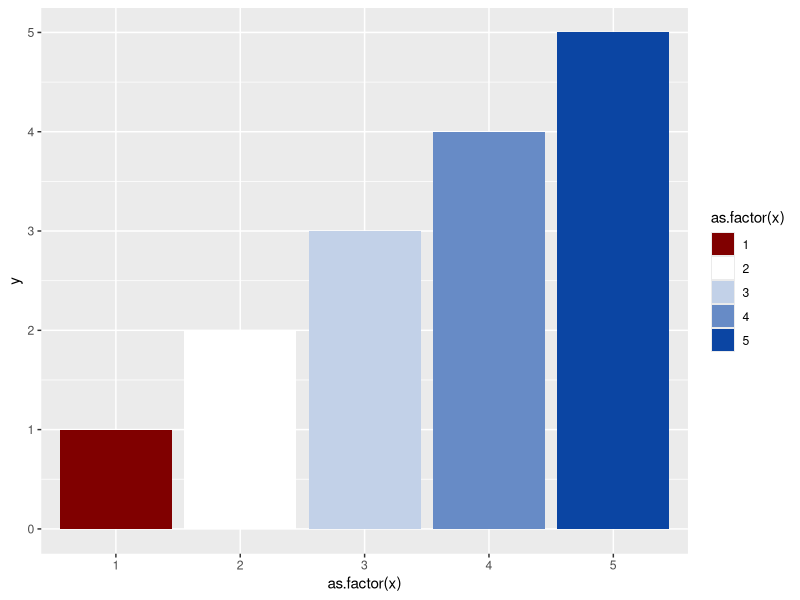
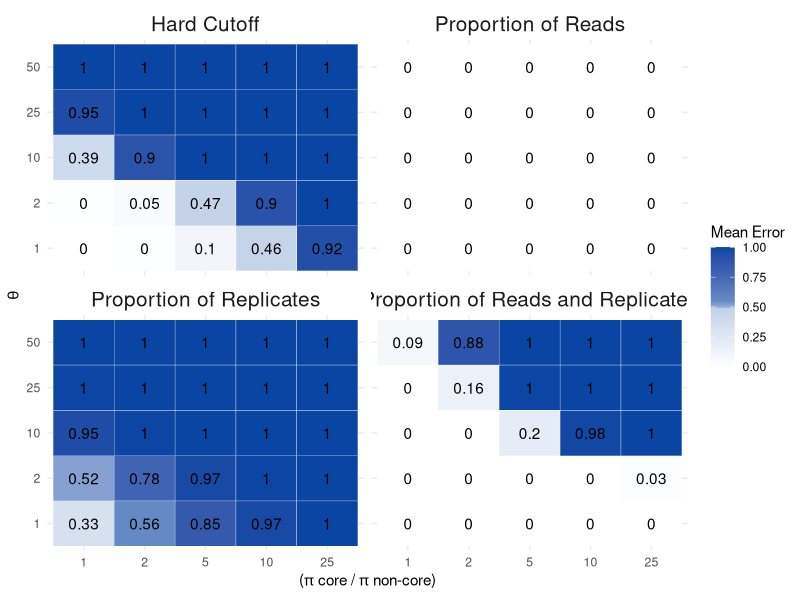
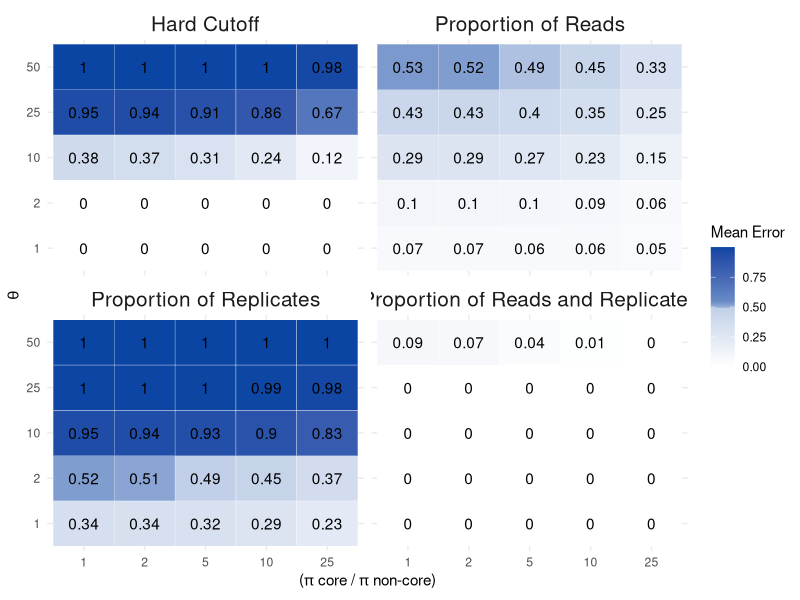
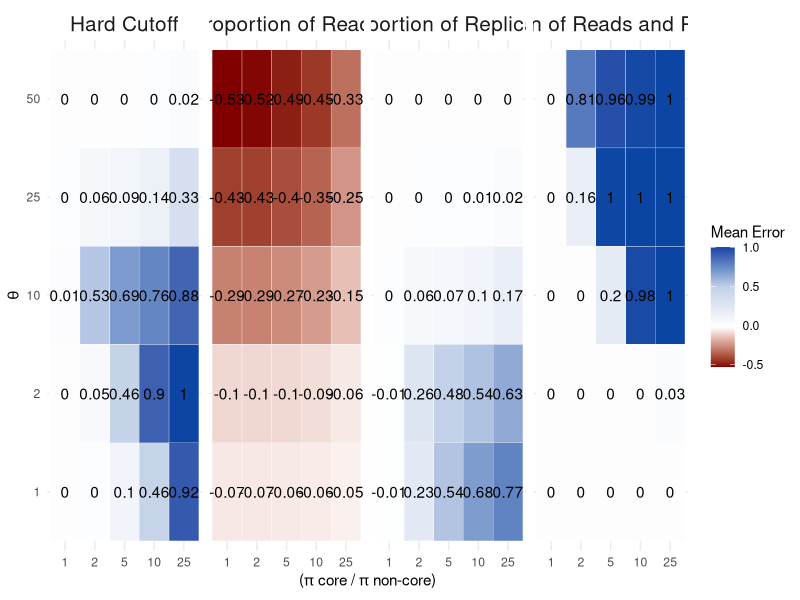
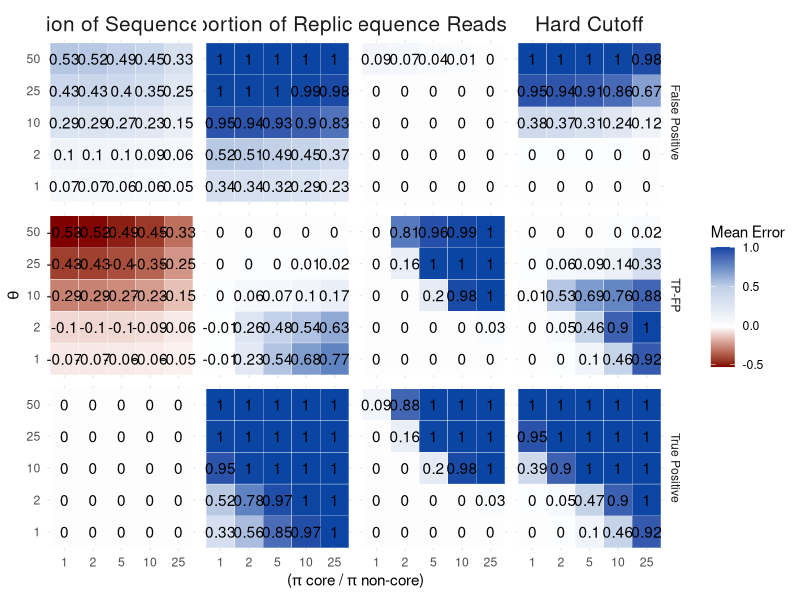
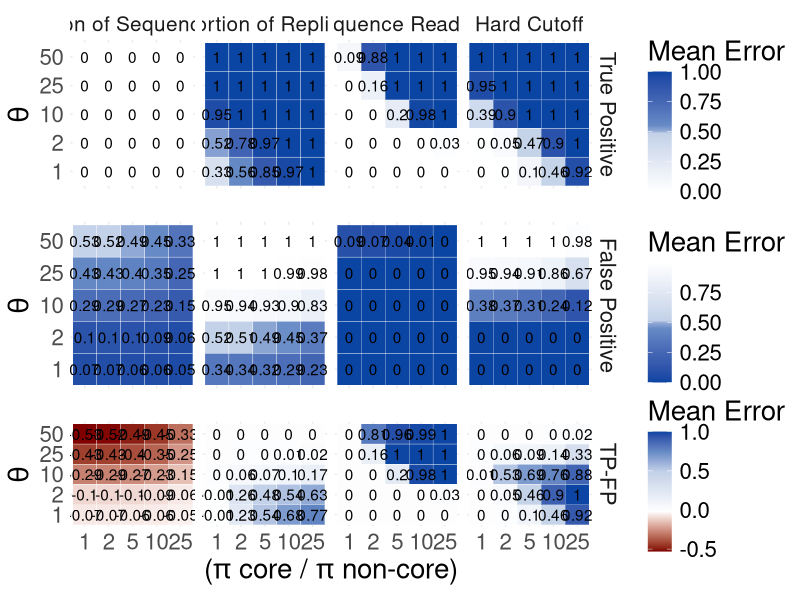
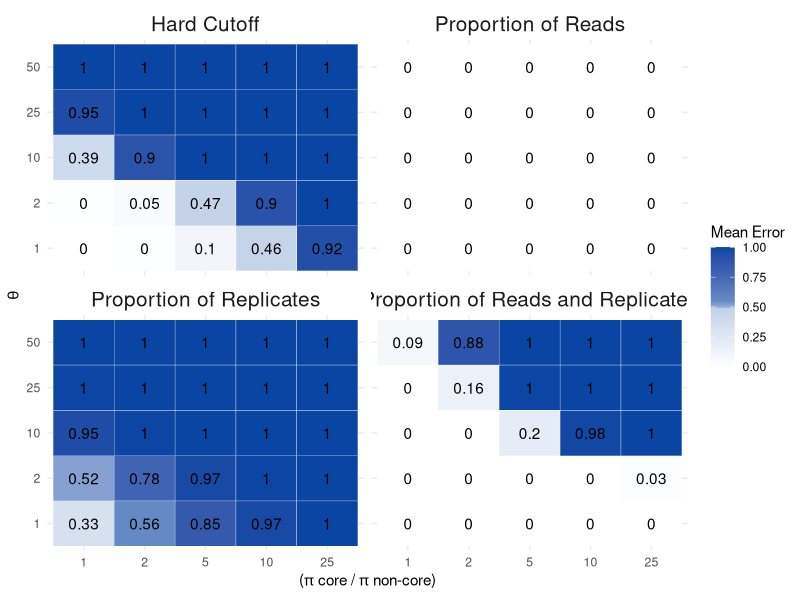
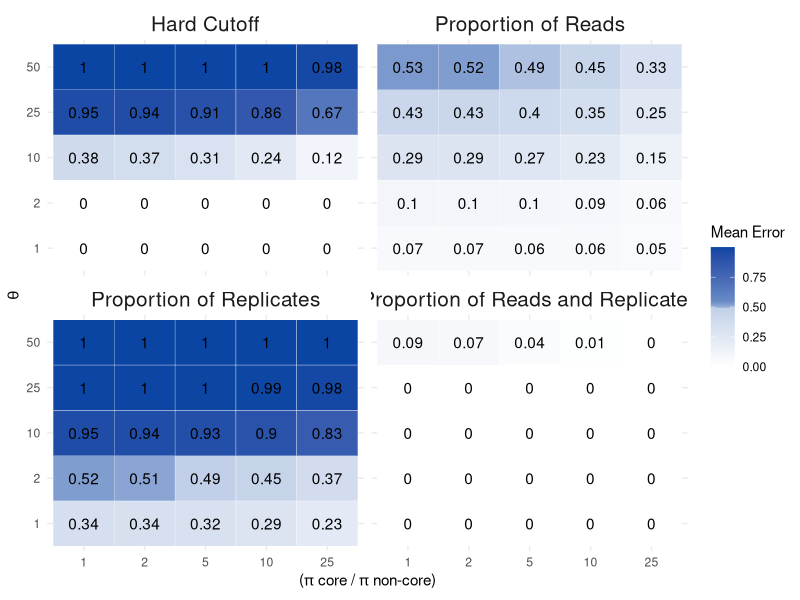

The R source for these figures, in order:
## ---- chunk 1
library(MCMCpack)
library(tidyverse)
library(ggplot2)
library(RColorBrewer)
library(gridExtra)
## ---- chunk 2
# set the structure of our simlulated taxa table (not proritions of taxa, just rows by columns and expected core)
ntaxa<-1000
ncore<-25
nsites<-50
nreads<-2e06
nsims<-250
## ---- chunk 3
corenoncoreratio<-c(1,2,5,10,25)
p.core<-corenoncoreratio/(ntaxa - ncore + corenoncoreratio*ncore)
p.noncore<-( 1-(p.core*ncore) )/ (ntaxa - ncore)
theta<-c(1, 2, 10, 25, 50) #intensity parameter
## ---- chunk 4
## do a set of simulations across input parameter values and number of replicates ------
## set up the storage of input and output for the 25 simulation conditions
## quantify TP (true positives) and FP (false positives)
sim.df<-data.frame(expand.grid(corenoncoreratio=corenoncoreratio, theta=theta), 
           p.core=rep(p.core, length(theta)), 
           p.noncore=rep(p.noncore, length(theta)),
           meanerrorHardCutTP= numeric(length(p.core) * length(theta)),
           meanerrorPropReadTP = numeric(length(p.core) * length(theta)),
           meanerrorPropRepsTP = numeric(length(p.core) * length(theta)),
           meanerrorPropReadRepsTP = numeric(length(p.core) * length(theta)),
          meanerrorHardCutFP= numeric(length(p.core) * length(theta)),
           meanerrorPropReadFP = numeric(length(p.core) * length(theta)),
           meanerrorPropRepsFP = numeric(length(p.core) * length(theta)),
           meanerrorPropReadRepsFP = numeric(length(p.core) * length(theta))
           )
           #error2.5 = numeric(length(p.core) * length(theta)),
           #error97.5 = numeric(length(p.core) * length(theta)))
#sim.df
## ---- chunk 5
for(trt in 1:(nrow(sim.df))){
    
    # create empty vectors to store output for each method for every simulation
    tmp.err.HardCutTP <-  numeric(nsims)
    tmp.err.PropReadTP <- numeric(nsims)
    tmp.err.PropRepsTP <- numeric(nsims)
    tmp.err.PropReadRepsTP <- numeric(nsims)
    tmp.err.HardCutFP <-  numeric(nsims)
    tmp.err.PropReadFP <- numeric(nsims)
    tmp.err.PropRepsFP <- numeric(nsims)
    tmp.err.PropReadRepsFP <- numeric(nsims)
  for(i in 1:nsims){
    # create a single OTU table for all four methods to be compared against
    replicateSim <- round(rdirichlet(nsites, c(rep(sim.df$p.core[trt] * sim.df$theta[trt], ncore), 
                                               rep(sim.df$p.noncore[trt] * sim.df$theta[trt], ntaxa-ncore))) * nreads)
    
    # find true and false positives
    # true positives are those that meet in the criterion in the first 1:ncore taxa.  The remaining taxa are not part of the core, so any taxa meeting the criterion in that set are false positives
    
    # hard cut off method
    # tmp.err.HardCut[i] <-  sum(colSums((replicateSim >= 25)) >= 5) - ncore
    tmp.err.HardCutTP[i] <-  sum((colSums((replicateSim >= 25)) >= 5)[1:ncore])
    tmp.err.HardCutFP[i] <-  sum((colSums((replicateSim >= 25)) >= 5)[(ncore+1):ntaxa])
    # Prop reads
    #tmp.err.PropRead[i] <- sum(cumsum(sort(colSums(replicateSim)/sum(rowSums(replicateSim))))>=0.25)  - ncore
    tmp.err.PropReadTP[i] <- sum((cumsum(sort(colSums(replicateSim)/sum(rowSums(replicateSim))))>=0.25)[1:ncore])
    tmp.err.PropReadFP[i] <- sum((cumsum(sort(colSums(replicateSim)/sum(rowSums(replicateSim))))>=0.25)[(ncore+1):ntaxa])  
    # Prop Reps
    #tmp.err.PropReps[i] <- sum(colSums(replicateSim)>10*nrow(replicateSim))  - ncore
    tmp.err.PropRepsTP[i] <- sum((colSums(replicateSim)>10*nrow(replicateSim))[1:ncore])  
    tmp.err.PropRepsFP[i] <- sum((colSums(replicateSim)>10*nrow(replicateSim))[(ncore+1):ntaxa])   
    # Thanks Alex
    #tmp.err.PropReadReps[i] <- sum((colSums(replicateSim>0) >= (0.5 * nsites)) & (colSums(replicateSim) >= sum(replicateSim) * 1/1000) )  - ncore
    tmp.err.PropReadRepsTP[i] <- sum(((colSums(replicateSim>0) >= (0.5 * nsites)) & (colSums(replicateSim) >= sum(replicateSim) * 1/1000) )[1:ncore]) 
    tmp.err.PropReadRepsFP[i] <- sum(((colSums(replicateSim>0) >= (0.5 * nsites)) & (colSums(replicateSim) >= sum(replicateSim) * 1/1000) )[(ncore+1):ntaxa]) 
  }
  
  # fill the dataframe from the chunk above with these values for later plotting
  sim.df$meanerrorHardCutTP[trt] <- mean(tmp.err.HardCutTP) / ncore
  sim.df$meanerrorPropReadTP[trt] <- mean(tmp.err.PropReadTP) / ncore
  sim.df$meanerrorPropRepsTP[trt] <- mean(tmp.err.PropRepsTP) / ncore
  sim.df$meanerrorPropReadRepsTP[trt] <- mean(tmp.err.PropReadRepsTP) / ncore
  
  sim.df$meanerrorHardCutFP[trt] <- mean(tmp.err.HardCutFP) / (ntaxa - ncore)
  sim.df$meanerrorPropReadFP[trt] <- mean(tmp.err.PropReadFP) / (ntaxa - ncore)
  sim.df$meanerrorPropRepsFP[trt] <- mean(tmp.err.PropRepsFP) / (ntaxa - ncore)
  sim.df$meanerrorPropReadRepsFP[trt] <- mean(tmp.err.PropReadRepsFP) / (ntaxa - ncore)
}
## ---- chunk 6
myPalette <- c("#800000", "#ffffff", "#C2D1E8", "#678BC6", "#0b45a3")
myPalette2 <- c("#ffffff", "#C2D1E8", "#678BC6", "#0b45a3")
myPalette3 <- c("#ffffff", "#C2D1E8")
df <- data.frame(x = c(1,2,3,4,5), y = c(1,2,3,4,5))
ggplot(df, aes(x = as.factor(x), y = y)) +
  geom_bar(stat = "identity", aes(fill = as.factor(x))) +
  scale_fill_manual(values = myPalette)
## ---- chunk 7
sim.df_gg <- sim.df %>%
  select(1:8) %>%
  gather(method, prob, c(5:8)) %>%
  mutate(method = factor(method, levels = c("meanerrorHardCutTP",
                                            "meanerrorPropReadTP",  
                                            "meanerrorPropRepsTP",
                                          "meanerrorPropReadRepsTP"), labels = c("Hard Cutoff", "Proportion of Reads", "Proportion of Replicates", "Proportion of Reads and Replicates")))
ggplot(sim.df_gg, aes(x = as.factor(corenoncoreratio), y = as.factor(theta))) +
  geom_tile(aes(fill = prob), colour = "white") +
  facet_wrap(.~method, nrow = 2) +
  theme(legend.text=element_text(size=2)) +
  theme_minimal() +
  scale_fill_gradientn(colours = myPalette2, values = scales::rescale(c(-1000, -500, -25,0, 100, 500, 1000))) +
  geom_text(aes(label = round(sim.df_gg$prob, digits = 2))) +
   labs(x = expression(paste("(", pi, " core / ", pi, " non-core)")),
       y = expression(paste(theta)),
       fill = "Mean Error") +
  theme(strip.text.x = element_text(size = 15))
ggsave("figure2.png", width = 9, height  = 8, dpi = 300)
## ---- chunk 8
sim.df_gg <- sim.df %>%
  select(1,2,3,4,9,10,11,12) %>%
  gather(method, prob, c(5:8)) %>%
  mutate(method = factor(method, levels = c("meanerrorHardCutFP",
                                            "meanerrorPropReadFP",  
                                            "meanerrorPropRepsFP",
                                          "meanerrorPropReadRepsFP"), labels = c("Hard Cutoff", "Proportion of Reads", "Proportion of Replicates", "Proportion of Reads and Replicates")))
ggplot(sim.df_gg, aes(x = as.factor(corenoncoreratio), y = as.factor(theta))) +
  geom_tile(aes(fill = prob), colour = "white") +
  facet_wrap(.~method, nrow = 2) +
  theme(legend.text=element_text(size=2)) +
  theme_minimal() +
  scale_fill_gradientn(colours = myPalette2, values = scales::rescale(c(-1000, -500, -25,0, 100, 500, 1000))) +
  geom_text(aes(label = round(sim.df_gg$prob, digits = 2))) +
   labs(x = expression(paste("(", pi, " core / ", pi, " non-core)")),
       y = expression(paste(theta)),
       fill = "Mean Error") +
  theme(strip.text.x = element_text(size = 15))
ggsave("figure3.png", width = 9, height  = 8, dpi = 300)
## ---- chunk 9
sim.df_gg <- sim.df %>%
  mutate(HardCutoff = (sim.df$meanerrorHardCutTP - sim.df$meanerrorHardCutFP),
         PropReads = (sim.df$meanerrorPropReadTP - sim.df$meanerrorPropReadFP),
         PropReps = (sim.df$meanerrorPropRepsTP - sim.df$meanerrorPropRepsFP),
         PropReadReps = (sim.df$meanerrorPropReadRepsTP - sim.df$meanerrorPropReadRepsFP)) %>%
  select(1,2,3,4,13,14,15,16) %>%
  gather(method, prob, c(5:8)) %>%
  mutate(method = factor(method, levels = c("HardCutoff",
                                            "PropReads",  
                                            "PropReps",
                                          "PropReadReps"), labels = c("Hard Cutoff", "Proportion of Reads", "Proportion of Replicates", "Proportion of Reads and Replicates")))
ggplot(sim.df_gg, aes(x = as.factor(corenoncoreratio), y = as.factor(theta))) +
  geom_tile(aes(fill = prob), colour = "white") +
  facet_wrap(.~method, nrow = 1) +
  theme(legend.text=element_text(size=2)) +
  theme_minimal() +
  scale_fill_gradientn(colours = myPalette, values = scales::rescale(c(-0.5, 0, .5, .75, 1))) +
  geom_text(aes(label = round(sim.df_gg$prob, digits = 2))) +
   labs(x = expression(paste("(", pi, " core / ", pi, " non-core)")),
       y = expression(paste(theta)),
       fill = "Mean Error") +
  theme(strip.text.x = element_text(size = 15))
ggsave("figure4.png", width = 9, height  = 8, dpi = 300)
## ---- chunk 10
library(tidyverse)
sim.df$meanerrorHardCutTF <- sim.df$meanerrorHardCutTP - sim.df$meanerrorHardCutFP
sim.df$meanerrorPropReadTF <- sim.df$meanerrorPropReadTP - sim.df$meanerrorPropReadFP
sim.df$meanerrorPropRepsTF <- sim.df$meanerrorPropRepsTP - sim.df$meanerrorPropRepsFP
sim.df$meanerrorPropReadRepsTF <- sim.df$meanerrorPropReadRepsTP - sim.df$meanerrorPropReadRepsFP
sim.df_all <- sim.df %>%
  gather(method, mean, 5:16) %>%
  separate(method, into = c('method', 'error'), sep = -2, convert = TRUE) 
sim.df_all$method <- as.factor(sim.df_all$method)
sim.df_all$error <- as.factor(sim.df_all$error)
sim.df_all <- sim.df_all %>%
    mutate(method = factor(method, levels = c("meanerrorHardCut",
                                            "meanerrorPropRead",  
                                          "meanerrorPropReadReps",
                                          "meanerrorPropReps"), labels = c("Hard Cutoff", "Proportion of Sequence Reads", "Proportion of Sequence Reads and Replicates", "Proportion of Replicates")))
sim.df_all <- sim.df_all %>%
    mutate(error = factor(error, levels = c("FP", "TF", "TP"), labels = c("False Positive", "TP-FP", "True Positive")))
sim.df_all$method <- factor(sim.df_all$method, 
                            levels = c("Proportion of Sequence Reads", 
                                       "Proportion of Replicates", 
                                       "Proportion of Sequence Reads and Replicates", 
                                       "Hard Cutoff"))
ggplot(sim.df_all, aes(x = as.factor(corenoncoreratio), y = as.factor(theta))) +
  geom_tile(aes(fill = mean), colour = "white") +
  facet_grid(error~method) +
  theme(legend.text=element_text(size=2)) +
  theme_minimal() +
  scale_fill_gradientn(colours = myPalette, values = scales::rescale(c(-0.5, 0, .5, .75, 1))) +
  geom_text(aes(label = round(sim.df_all$mean, digits = 2))) +
   labs(x = expression(paste("(", pi, " core / ", pi, " non-core)")),
       y = expression(paste(theta)),
       fill = "Mean Error") +
  theme(strip.text.x = element_text(size = 15))
## ---- chunk 11
tp <- sim.df_all %>%
  filter(sim.df_all$error == "True Positive")
tp_plot <- ggplot(tp, aes(x = as.factor(corenoncoreratio), y = as.factor(theta))) +
  geom_tile(aes(fill = mean), colour = "white") +
  facet_grid(error~method) +
  theme(legend.text=element_text(size=2)) +
  theme_minimal() +
  scale_fill_gradientn(colours = myPalette2, values = scales::rescale(c(-1000, -500, -25,0, 100, 500, 1000))) +
  geom_text(aes(label = round(tp$mean, digits = 2))) +
   labs(x = expression(paste("(", pi, " core / ", pi, " non-core)")),
       y = expression(paste(theta)),
       fill = "Mean Error") +
  theme(strip.text.x = element_text(size = 15)) +
    theme(axis.title.x=element_blank(),
        axis.text.x=element_blank(),
        axis.ticks.x=element_blank()) +
    theme(text = element_text(size = 20))
## ---- chunk 12
fp <- sim.df_all %>%
  filter(sim.df_all$error == "False Positive")
fp_plot <- ggplot(fp, aes(x = as.factor(corenoncoreratio), y = as.factor(theta))) +
  geom_tile(aes(fill = mean), colour = "white") +
  facet_grid(error~method) +
  theme(legend.text=element_text(size=2)) +
  theme_minimal() +
    scale_fill_gradientn(colours = myPalette2, values = scales::rescale(c(1000, 500, 25,0, -100, -500, -1000))) +
  geom_text(aes(label = round(fp$mean, digits = 2))) +
   labs(x = expression(paste("(", pi, " core / ", pi, " non-core)")),
       y = expression(paste(theta)),
       fill = "Mean Error") +
  theme(strip.text.x = element_text(size = 0)) +
    theme(axis.title.x=element_blank(),
        axis.text.x=element_blank(),
        axis.ticks.x=element_blank()) +
    theme(text = element_text(size = 20))
## ---- chunk 13
tf <- sim.df_all %>%
  filter(sim.df_all$error == "TP-FP")
tf_plot <- ggplot(tf, aes(x = as.factor(corenoncoreratio), y = as.factor(theta))) +
  geom_tile(aes(fill = mean), colour = "white") +
  facet_grid(error~method) +
  theme(legend.text=element_text(size=2)) +
  theme_minimal() +
  scale_fill_gradientn(colours = myPalette, values = scales::rescale(c(-0.5, 0, .5, .75, 1))) +
  geom_text(aes(label = round(tf$mean, digits = 2))) +
   labs(x = expression(paste("(", pi, " core / ", pi, " non-core)")),
       y = expression(paste(theta)),
       fill = "Mean Error") +
  theme(strip.text.x = element_text(size = 0)) +
  theme(text = element_text(size = 20))
## ---- chunk 14
gridExtra::grid.arrange(tp_plot, fp_plot, tf_plot, nrow = 3)
g <- gridExtra::arrangeGrob(tp_plot, fp_plot, tf_plot, nrow=3) #generates g
ggsave(file="Fig2.pdf", g, width = 25, height = 15) #saves g
